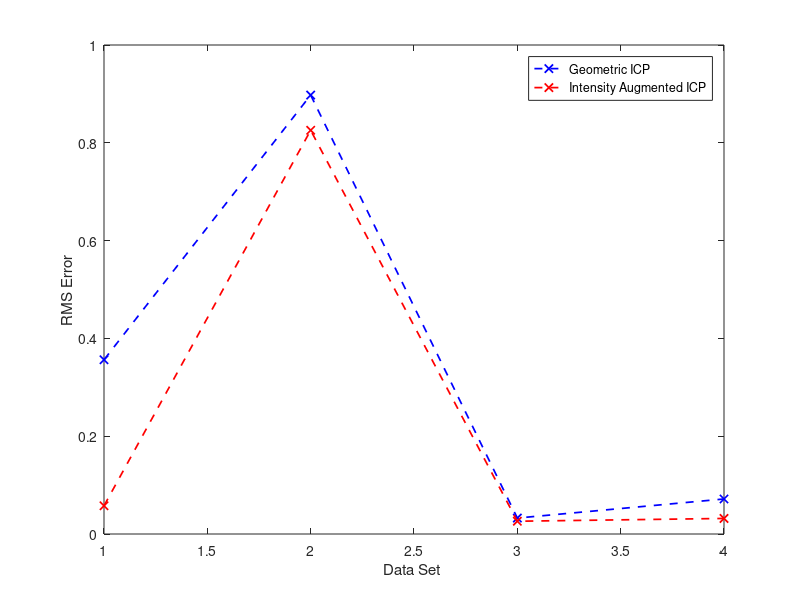

This chart was generated by the following MATLAB code:
clc
clear all
close all

ER11=[0.3563,0.8976,0.0326,0.0716];
ER21=[0.0577,0.8256,0.0261,0.0318];

ax=1:length(ER11);
pk=plot(ax,ER11,'--x');
set(pk,'Color','blue','LineWidth',1.25)
hold on
qk=plot(ax,ER21,'--x');
set(qk,'Color','red','LineWidth',1.25)
xlabel('Data Set ');
ylabel('RMS Error');
legend('Geometric ICP','Intensity Augmented ICP');